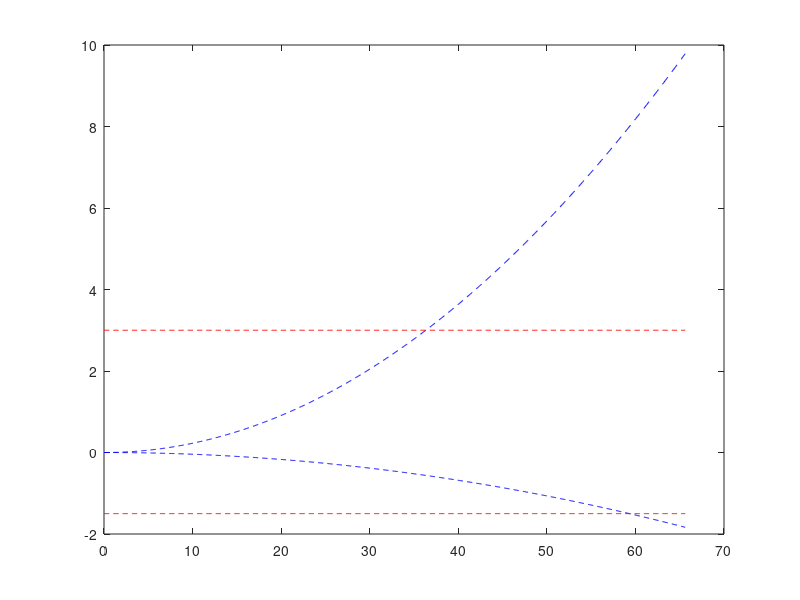

MATLAB code to generate this figure: (Note: this script raises an error after producing the figure.)
clear

g = 9.81; % m/s^2
rho = 1.2; % kg/m^3

prec = 1000;
vel = linspace(0,20,prec);

%% Stall Flight
cl_max = 1.6;
cl_min = -0.3;
wing_area = 0.9; % m^2 
m = 3.6; % kg
stall_n_pos = (1/2*rho*cl_max*vel.^2*wing_area)/(m*g);
stall_n_neg = (1/2*rho*cl_min*vel.^2*wing_area)/(m*g);
v_1g_pos = vel(find(stall_n_pos>1,1));
v_1g_neg = vel(find(stall_n_neg<-1,1));

%% Max Load
max_n = 3;
min_n = -1.5;

max_n_pos = max_n*ones(prec,1); % For plotting
max_n_neg = min_n*ones(prec,1);
v_a = vel(find(stall_n_pos>max_n,1)); % Manuevering Speed

%% Max Q
v_cruise = 14; 
v_dive = v_cruise*1.2; % m/s

%% Gust Speeds
Cl_alpha = 0.7;
gusts = [-30,-15,15,30]*0.514444; % knots => m/s
gust_load = zeros(length(gusts),prec);
for i = 1:length(gusts)
    gust_load(i,:) = rho*gusts(i)*vel*Cl_alpha/(2*m*g/wing_area) + 1;
end

figure(1)
vel_imperial = vel*3.28084;
plot(vel_imperial,stall_n_pos,'b--')
hold on
plot(vel_imperial,stall_n_neg,'b--')
hold on 
plot(vel_imperial,max_n_pos,'r--')
hold on 
plot(vel_imperial,max_n_neg,'r--')
hold on
xline(v_dive*3.28084,'-',{'V_D'},'LabelOrientation','horizontal')
hold on
xline(v_cruise*3.28084,'--',{'V_C'},'LabelOrientation','horizontal')
hold on
%xline(v_1g_pos*3.28084,'--',{'V_{stall,1g}'},'LabelOrientation','horizontal')
plot(v_1g_pos*3.28084,1,'r*')
hold on
%xline(v_1g_neg*3.28084,'--',{'V_{stall,1g}'},'LabelOrientation','horizontal')
plot(v_1g_neg*3.28084,-1,'r*')
hold on
xline(v_a*3.28084,'--',{'V_a'},'LabelOrientation','horizontal')
for i = 1:length(gusts)
    plot(vel_imperial,gust_load(i,:),'k-.')
    hold on
end
yline(0)
xlabel('Velocity (ft/s)')
ylabel('Load Factor (g)')
xlim([0,inf])
ylim([min_n-1,max_n+1])
legend('Stall','','Max Load','','','','1g','','',"Gust Load @ -30,-15,15,30 Knots",'Location','northwest')
title('V-n Diagram')